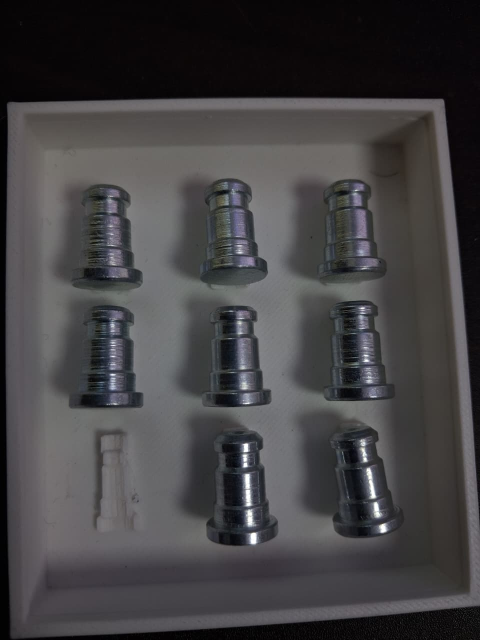
#> input picture data/input/WhatsApp Image 2026-09-07 at 10.40.46 AM.jpeg, 960 x 1280 px (shown at 1/2 size)
$ python select_job_roi.py
#> lines starting #> are read from the running program, lines starting #| are printed output that depends on the picture; after the words box and inside, x2 and y2 are one past the last pixel; in counts of white or black regions, pixels touching at a corner belong together
### app/core/image_loader.py
"""Image loading with explicit validation and timing-friendly semantics."""

from __future__ import annotations

from pathlib import Path

import cv2
import numpy as np


class ImageLoadError(ValueError):
    """Raised when an inspection image cannot be read."""


def load_bgr_image(path: str | Path) -> np.ndarray:
    """Load a colour image in OpenCV's BGR channel order.

    Images are intentionally not resized: pixel measurements only remain
    meaningful when the original acquisition resolution is preserved.
    """

    image_path = Path(path)
    if not image_path.is_file():
        raise ImageLoadError(f"Image does not exist: {image_path}")
    image = cv2.imread(str(image_path), cv2.IMREAD_COLOR)
    if image is None:
        raise ImageLoadError(f"OpenCV could not decode image: {image_path}")
    return image

### scripts/select_job_roi.py
#!/usr/bin/env python3
"""Interactive or configuration-driven utility to select one job ROI and define D1-D4 measurement bands.

This script does not perform automated detection, invent dimensions/tolerances,
convert pixels to mm, or issue PASS/FAIL. It establishes sensible measurement
regions on real phone images prior to production fixture calibration.

Usage:
    python scripts/select_job_roi.py
    python scripts/select_job_roi.py --image data/input/WhatsApp Image 2026-09-07 at 10.40.46 AM.jpeg --interactive
    python scripts/select_job_roi.py --x 150 --y 200 --width 180 --height 320
"""

from __future__ import annotations

import argparse
import json
import sys
from pathlib import Path

import cv2
import numpy as np

PROJECT_ROOT = Path(__file__).resolve().parents[1]
if str(PROJECT_ROOT) not in sys.path:
    sys.path.insert(0, str(PROJECT_ROOT))

from app.core.image_loader import load_bgr_image


# [59 lines left out: function select_roi_interactive, not called in this run]


def annotate_preview(
    image: np.ndarray,
    roi_x: int,
    roi_y: int,
    roi_width: int,
    roi_height: int,
    bands: list[dict],
) -> np.ndarray:
    """Draw job ROI and D1-D4 normalized measurement bands on the image."""
    annotated = image.copy()
    # Draw job ROI box
    cv2.rectangle(
        annotated,
        (roi_x, roi_y),
        (roi_x + roi_width, roi_y + roi_height),
        (255, 255, 255),
        2,
    )
    cv2.putText(
        annotated,
        "Job ROI",
        (roi_x, max(20, roi_y - 10)),
        cv2.FONT_HERSHEY_SIMPLEX,
        0.55,
        (255, 255, 255),
        2,
        cv2.LINE_AA,
    )

    colors = {
        "D1": (0, 255, 255),   # Yellow
        "D2": (255, 255, 0),   # Cyan
        "D3": (0, 255, 0),     # Green
        "D4": (255, 0, 255),   # Magenta
    }

    for band in bands:
        name = band["name"]
        region = band["region"]
        top_frac = region["top_fraction"]
        bot_frac = region["bottom_fraction"]

        y_top = roi_y + int(round(top_frac * roi_height))
        y_bot = roi_y + int(round(bot_frac * roi_height))
        color = colors.get(name, (0, 0, 255))

        # Draw horizontal measurement band region across ROI width
        cv2.rectangle(
            annotated,
            (roi_x, y_top),
            (roi_x + roi_width, y_bot),
            color,
            1,
        )
        # Draw center line for the band
        y_mid = (y_top + y_bot) // 2
        cv2.line(annotated, (roi_x, y_mid), (roi_x + roi_width, y_mid), color, 2)
        cv2.putText(
            annotated,
            f"{name} ({top_frac:.2f}-{bot_frac:.2f})",
            (roi_x + roi_width + 5, y_mid + 5),
            cv2.FONT_HERSHEY_SIMPLEX,
            0.45,
            color,
            1,
            cv2.LINE_AA,
        )

    return annotated


def run(
    image_path: Path,
    config_output: Path,
    preview_output: Path,
    interactive: bool,
    manual_roi: tuple[int, int, int, int] | None,
) -> None:
#> called with interactive = False
    image = load_bgr_image(image_path)
#> in load_bgr_image, image is the input picture: shape (1280, 960, 3); mean B, G, R 67.9, 66.1, 67.7
    height, width = image.shape[:2]
#> height = 1280; width = 960
    print(f"Loaded image: {image_path.name} ({width} x {height} pixels)")
#| Loaded image: WhatsApp Image 2026-09-07 at 10.40.46 AM.jpeg (960 x 1280 pixels)

    # Default fallback ROI if non-interactive and no manual ROI provided
    # (Sensible estimated region on phone image for demonstration/testing)
    default_roi = (150, 180, 160, 320)

    if interactive:
        try:
            roi_x, roi_y, roi_w, roi_h = select_roi_interactive(image)
        except Exception as exc:
            print(f"Interactive selection failed or was cancelled: {exc}")
            print(f"Falling back to default ROI: {default_roi}")
            roi_x, roi_y, roi_w, roi_h = default_roi
    elif manual_roi is not None:
        roi_x, roi_y, roi_w, roi_h = manual_roi
    else:
        roi_x, roi_y, roi_w, roi_h = default_roi

    # Define standard four vertical normalized measurement bands (regions)
    # Note: These are calibration fractions for the job ROI; no tolerances/nominals are invented.
    diameters_config = [
        {"name": "D4", "region": {"top_fraction": 0.00, "bottom_fraction": 0.25}},
        {"name": "D3", "region": {"top_fraction": 0.25, "bottom_fraction": 0.45}},
        {"name": "D2", "region": {"top_fraction": 0.45, "bottom_fraction": 0.52}},
        {"name": "D1", "region": {"top_fraction": 0.70, "bottom_fraction": 1.00}},
    ]

    config_data = {
        "job_type": "stepped_cylindrical_component",
        "source_image": image_path.name,
        "image_resolution": {"width": width, "height": height},
        "job_rois": [
            {
                "job_id": "job-01",
                "x": roi_x,
                "y": roi_y,
                "width": roi_w,
                "height": roi_h,
            }
        ],
        "diameters": diameters_config,
        "notes": [
            "Manual ROI and measurement band calibration for real phone image.",
            "No nominal dimensions, tolerances, calibration scale, or PASS/FAIL are defined.",
        ],
    }

    config_output.parent.mkdir(parents=True, exist_ok=True)
    config_output.write_text(json.dumps(config_data, indent=2), encoding="utf-8")
    print(f"Saved job ROI and band configuration to {config_output}")

    preview = annotate_preview(image, roi_x, roi_y, roi_w, roi_h, diameters_config)
#> in annotate_preview, `cv2.putText( annotated, "Job ROI", (roi_x, max(20, roi_y - 10)), cv2.F..`:
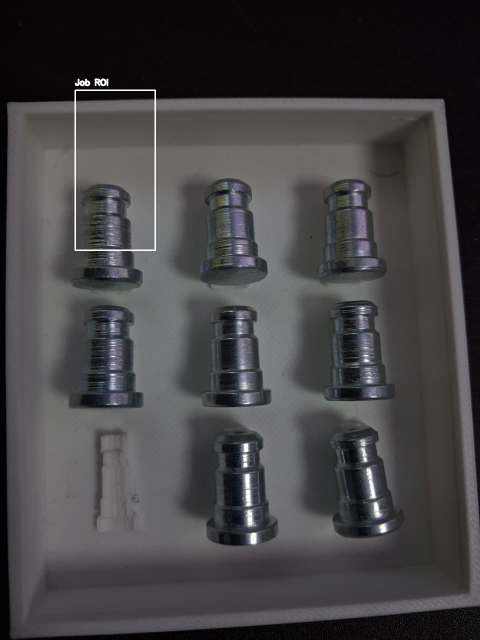
#> annotated: shape (1280, 960, 3) (shown at 1/2 size); mean B, G, R 68.5, 66.7, 68.2
#> after the loop in annotate_preview, `for band in bands:`:
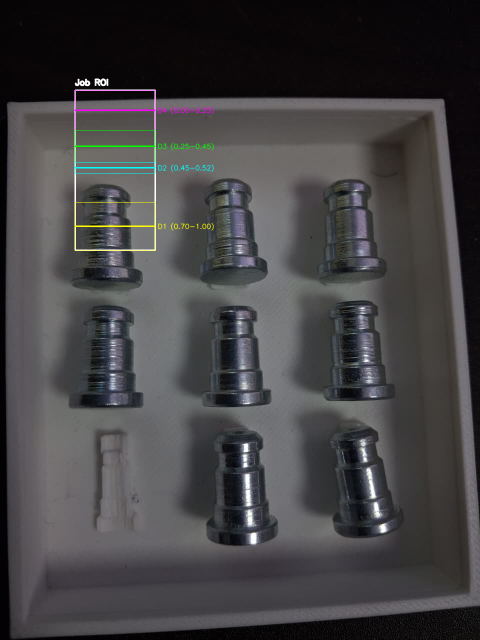
#> annotated: shape (1280, 960, 3) (shown at 1/2 size); 0.51% of pixels changed, all inside (x1, y1, x2, y2) = (149, 180, 428, 501)
    preview_output.parent.mkdir(parents=True, exist_ok=True)
    if not cv2.imwrite(str(preview_output), preview):
        raise OSError(f"Could not save preview image to {preview_output}")
    print(f"Saved annotated preview visualization to {preview_output}")


def parse_args() -> argparse.Namespace:
    parser = argparse.ArgumentParser(
        description="Select ONE job ROI and configure D1-D4 measurement bands."
    )
    parser.add_argument(
        "--image",
        type=Path,
        default=PROJECT_ROOT / "data" / "input" / "WhatsApp Image 2026-09-07 at 10.40.46 AM.jpeg",
        help="Input phone image path",
    )
    parser.add_argument(
        "--config-output",
        type=Path,
        default=PROJECT_ROOT / "data" / "output" / "manual_roi_config.json",
        help="Path to save output JSON configuration",
    )
    parser.add_argument(
        "--preview-output",
        type=Path,
        default=PROJECT_ROOT / "data" / "output" / "manual_roi_preview.png",
        help="Path to save annotated preview image",
    )
    parser.add_argument(
        "--interactive",
        action="store_true",
        help="Enable interactive mouse selection of job ROI using OpenCV GUI window",
    )
    parser.add_argument("--x", type=int, help="Manual ROI x coordinate")
    parser.add_argument("--y", type=int, help="Manual ROI y coordinate")
    parser.add_argument("--width", type=int, help="Manual ROI width")
    parser.add_argument("--height", type=int, help="Manual ROI height")
    return parser.parse_args()


if __name__ == "__main__":
    args = parse_args()
    manual_roi = None
    if all(v is not None for v in (args.x, args.y, args.width, args.height)):
        manual_roi = (args.x, args.y, args.width, args.height)
    run(args.image, args.config_output, args.preview_output, args.interactive, manual_roi)

$ run again, with data/input/WhatsApp Image 2026-09-07 at 10.40.47 AM.jpeg copied over data/input/WhatsApp Image 2026-09-07 at 10.40.46 AM.jpeg
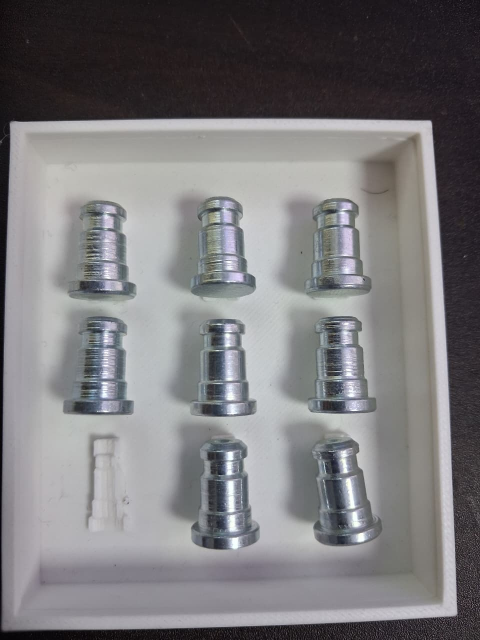
#> input picture data/input/WhatsApp Image 2026-09-07 at 10.40.47 AM.jpeg, 960 x 1280 px (shown at 1/2 size)
#> in load_bgr_image, image is the input picture: shape (1280, 960, 3); mean B, G, R 123.3, 121.1, 122.4
#| Loaded image: WhatsApp Image 2026-09-07 at 10.40.46 AM.jpeg (960 x 1280 pixels)
#> in annotate_preview, `cv2.putText( annotated, "Job ROI", (roi_x, max(20, roi_y - 10)), cv2.F..`:
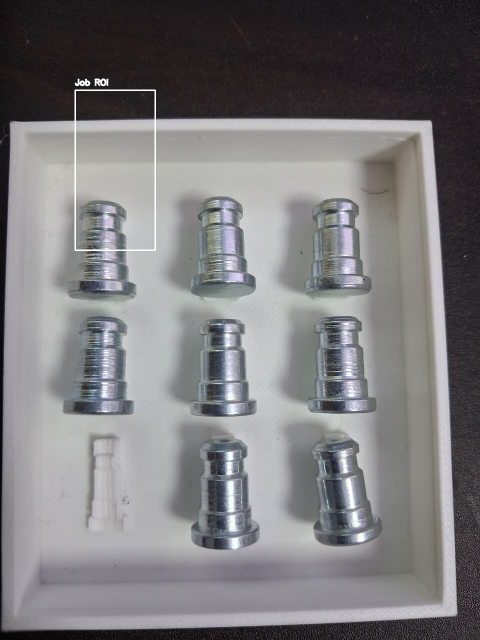
#> annotated: shape (1280, 960, 3) (shown at 1/2 size); mean B, G, R 123.7, 121.5, 122.8
#> after the loop in annotate_preview, `for band in bands:`:
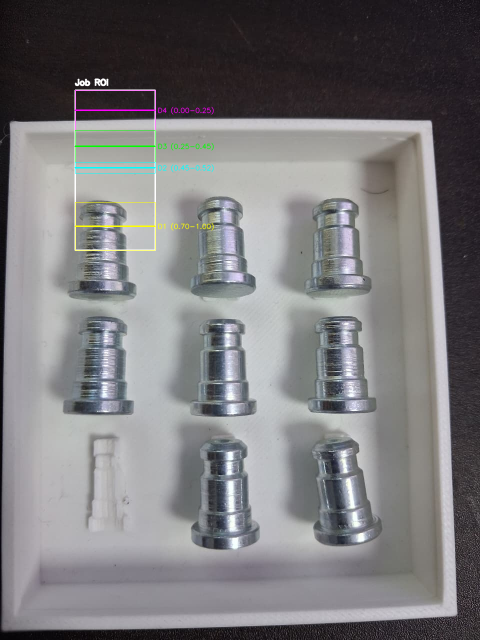
#> annotated: shape (1280, 960, 3) (shown at 1/2 size); 0.51% of pixels changed, all inside (x1, y1, x2, y2) = (149, 180, 428, 501)

$ run again, with data/input/WhatsApp Image 2026-09-07 at 11.29.37 AM.jpeg copied over data/input/WhatsApp Image 2026-09-07 at 10.40.46 AM.jpeg
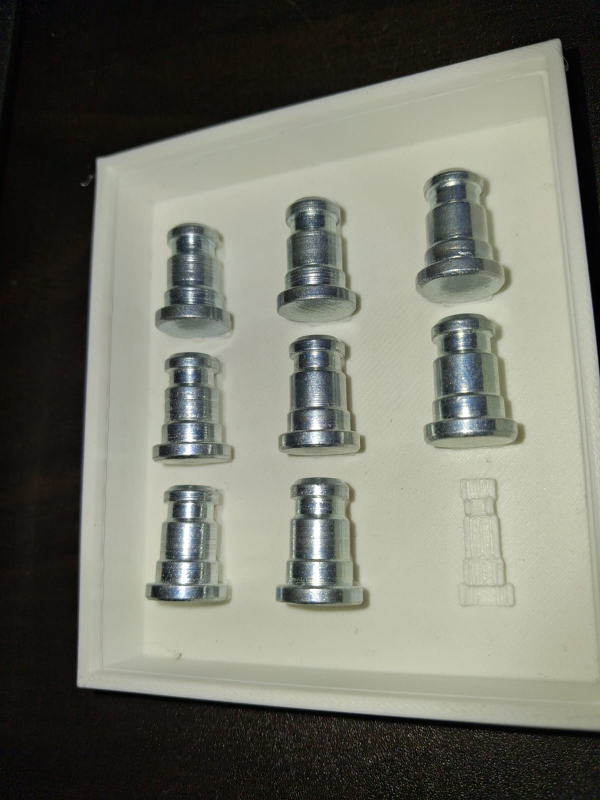
#> input picture data/input/WhatsApp Image 2026-09-07 at 11.29.37 AM.jpeg, 1200 x 1600 px (shown at 1/2 size)
#> in load_bgr_image, image is the input picture: shape (1600, 1200, 3); mean B, G, R 105.5, 116.3, 115.3
#| Loaded image: WhatsApp Image 2026-09-07 at 10.40.46 AM.jpeg (1200 x 1600 pixels)
#> in annotate_preview, `cv2.rectangle( annotated, (roi_x, roi_y), (roi_x + roi_width, roi_y + ..`:
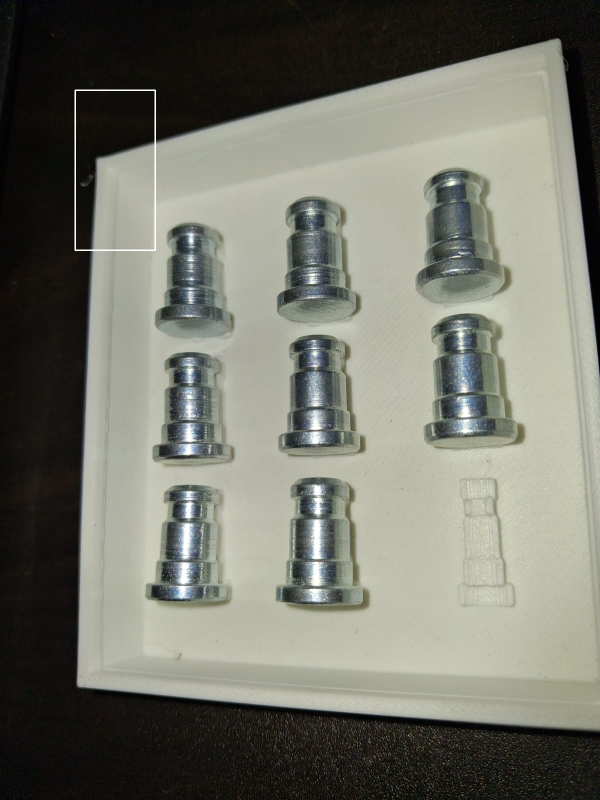
#> annotated: shape (1600, 1200, 3) (shown at 1/2 size); 0.15% of pixels changed, all inside (x1, y1, x2, y2) = (149, 179, 312, 502)
#> after the loop in annotate_preview, `for band in bands:`:
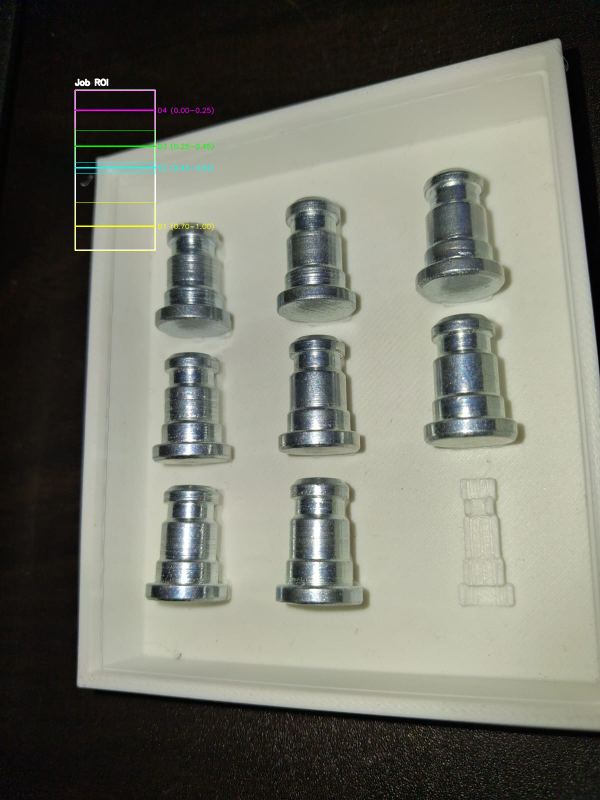
#> annotated: shape (1600, 1200, 3) (shown at 1/2 size); mean B, G, R 105.9, 116.8, 115.7

$ run again, with data/input/WhatsApp Image 2026-09-07 at 11.29.38 AM.jpeg copied over data/input/WhatsApp Image 2026-09-07 at 10.40.46 AM.jpeg
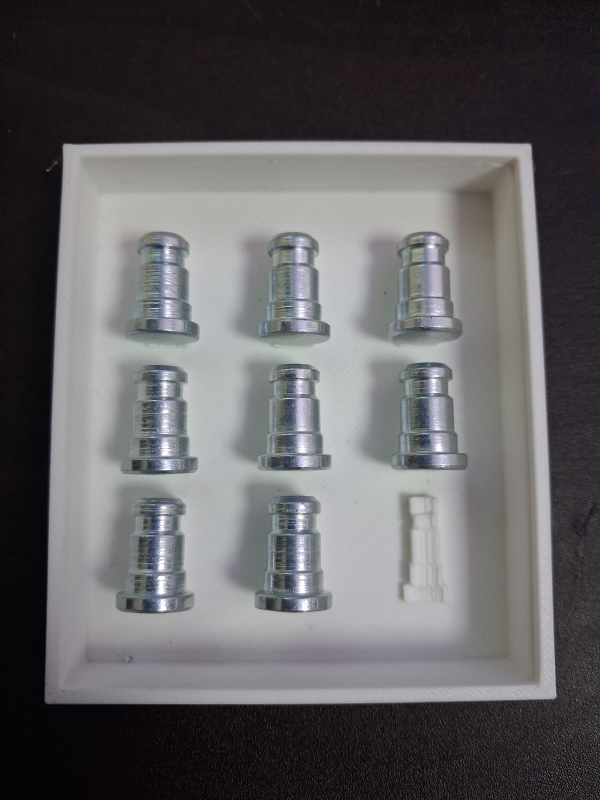
#> input picture data/input/WhatsApp Image 2026-09-07 at 11.29.38 AM.jpeg, 1200 x 1600 px (shown at 1/2 size)
#> in load_bgr_image, image is the input picture: shape (1600, 1200, 3); mean B, G, R 98.7, 96.7, 98.2
#| Loaded image: WhatsApp Image 2026-09-07 at 10.40.46 AM.jpeg (1200 x 1600 pixels)
#> in annotate_preview, `cv2.rectangle( annotated, (roi_x, roi_y), (roi_x + roi_width, roi_y + ..`:
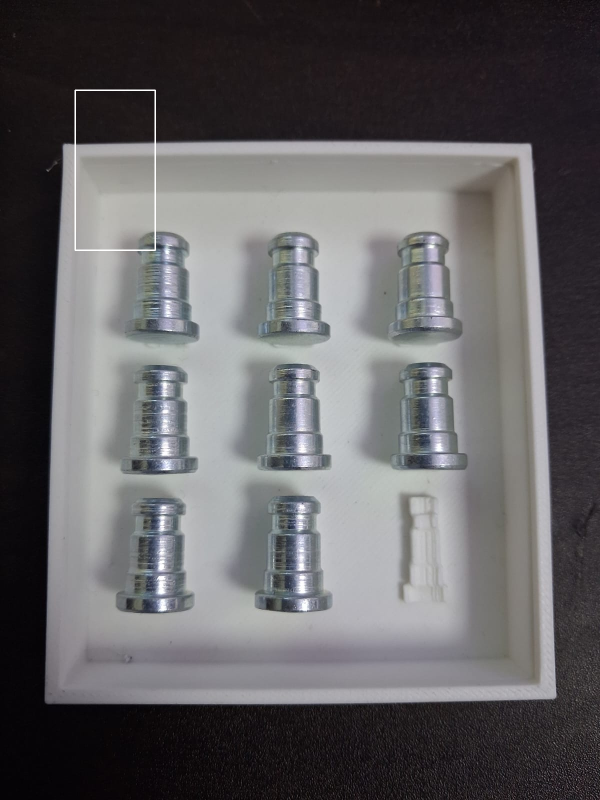
#> annotated: shape (1600, 1200, 3) (shown at 1/2 size); 0.15% of pixels changed, all inside (x1, y1, x2, y2) = (149, 179, 312, 502)
#> after the loop in annotate_preview, `for band in bands:`:
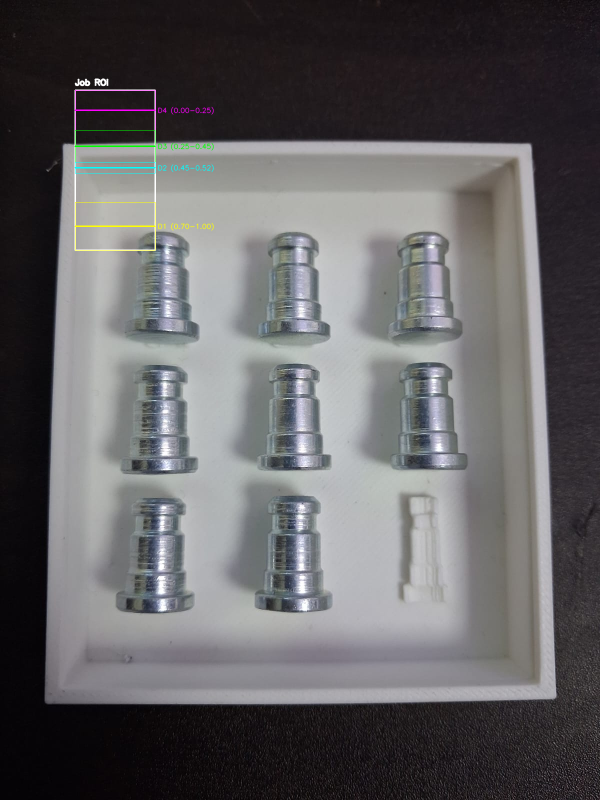
#> annotated: shape (1600, 1200, 3) (shown at 1/2 size); mean B, G, R 99, 97.1, 98.4
